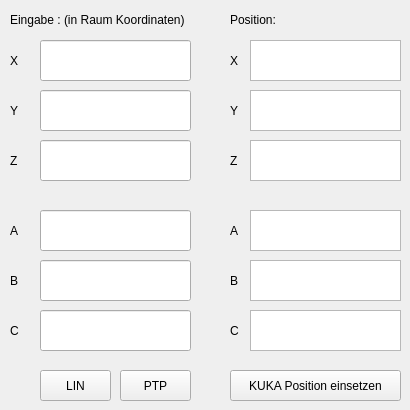
          <widget class="QWidget" name="tab_3">
           <attribute name="title">
            <string>Raum Koordinaten</string>
           </attribute>
           <widget class="QLabel" name="labelz">
            <property name="geometry">
             <rect>
              <x>10</x>
              <y>150</y>
              <width>21</width>
              <height>21</height>
             </rect>
            </property>
            <property name="text">
             <string>Z</string>
            </property>
           </widget>
           <widget class="QLabel" name="tabtitel">
            <property name="geometry">
             <rect>
              <x>10</x>
              <y>10</y>
              <width>221</width>
              <height>20</height>
             </rect>
            </property>
            <property name="text">
             <string>Eingabe : (in Raum Koordinaten)</string>
            </property>
           </widget>
           <widget class="QLabel" name="labela">
            <property name="geometry">
             <rect>
              <x>10</x>
              <y>220</y>
              <width>21</width>
              <height>21</height>
             </rect>
            </property>
            <property name="text">
             <string>A</string>
            </property>
           </widget>
           <widget class="QLabel" name="label_robot_received_from_2">
            <property name="geometry">
             <rect>
              <x>10</x>
              <y>50</y>
              <width>21</width>
              <height>21</height>
             </rect>
            </property>
            <property name="text">
             <string>X</string>
            </property>
           </widget>
           <widget class="QLineEdit" name="sendposa">
            <property name="geometry">
             <rect>
              <x>40</x>
              <y>210</y>
              <width>151</width>
              <height>41</height>
             </rect>
            </property>
           </widget>
           <widget class="QLabel" name="label_5">
            <property name="geometry">
             <rect>
              <x>10</x>
              <y>270</y>
              <width>21</width>
              <height>21</height>
             </rect>
            </property>
            <property name="text">
             <string>B</string>
            </property>
           </widget>
           <widget class="QLabel" name="labely">
            <property name="geometry">
             <rect>
              <x>10</x>
              <y>100</y>
              <width>21</width>
              <height>21</height>
             </rect>
            </property>
            <property name="text">
             <string>Y</string>
            </property>
           </widget>
           <widget class="QLabel" name="label_robot_send_to_3">
            <property name="geometry">
             <rect>
              <x>10</x>
              <y>320</y>
              <width>21</width>
              <height>21</height>
             </rect>
            </property>
            <property name="text">
             <string>C</string>
            </property>
           </widget>
           <widget class="QLabel" name="labelx">
            <property name="geometry">
             <rect>
              <x>10</x>
              <y>50</y>
              <width>31</width>
              <height>21</height>
             </rect>
            </property>
            <property name="text">
             <string/>
            </property>
           </widget>
           <widget class="QLabel" name="SpalteTitel">
            <property name="geometry">
             <rect>
              <x>230</x>
              <y>10</y>
              <width>63</width>
              <height>20</height>
             </rect>
            </property>
            <property name="text">
             <string>Position:</string>
            </property>
           </widget>
           <widget class="QLabel" name="labelz_3">
            <property name="geometry">
             <rect>
              <x>230</x>
              <y>150</y>
              <width>21</width>
              <height>21</height>
             </rect>
            </property>
            <property name="text">
             <string>Z</string>
            </property>
           </widget>
           <widget class="QLabel" name="label_robot_send_to_4">
            <property name="geometry">
             <rect>
              <x>230</x>
              <y>320</y>
              <width>21</width>
              <height>21</height>
             </rect>
            </property>
            <property name="text">
             <string>C</string>
            </property>
           </widget>
           <widget class="QLabel" name="labely_3">
            <property name="geometry">
             <rect>
              <x>230</x>
              <y>100</y>
              <width>21</width>
              <height>21</height>
             </rect>
            </property>
            <property name="text">
             <string>Y</string>
            </property>
           </widget>
           <widget class="QLabel" name="labelb2">
            <property name="geometry">
             <rect>
              <x>230</x>
              <y>270</y>
              <width>21</width>
              <height>21</height>
             </rect>
            </property>
            <property name="text">
             <string>B</string>
            </property>
           </widget>
           <widget class="QLabel" name="labela_3">
            <property name="geometry">
             <rect>
              <x>230</x>
              <y>220</y>
              <width>21</width>
              <height>21</height>
             </rect>
            </property>
            <property name="text">
             <string>A</string>
            </property>
           </widget>
           <widget class="QLabel" name="labelx_3">
            <property name="geometry">
             <rect>
              <x>230</x>
              <y>40</y>
              <width>41</width>
              <height>41</height>
             </rect>
            </property>
            <property name="text">
             <string>X</string>
            </property>
           </widget>
           <widget class="QPlainTextEdit" name="recieveposz_mitsu">
            <property name="enabled">
             <bool>true</bool>
            </property>
            <property name="geometry">
             <rect>
              <x>250</x>
              <y>140</y>
              <width>151</width>
              <height>41</height>
             </rect>
            </property>
            <property name="undoRedoEnabled">
             <bool>false</bool>
            </property>
            <property name="readOnly">
             <bool>true</bool>
            </property>
           </widget>
           <widget class="QPlainTextEdit" name="recieveposx_mitsu">
            <property name="enabled">
             <bool>true</bool>
            </property>
            <property name="geometry">
             <rect>
              <x>250</x>
              <y>40</y>
              <width>151</width>
              <height>41</height>
             </rect>
            </property>
            <property name="undoRedoEnabled">
             <bool>false</bool>
            </property>
            <property name="readOnly">
             <bool>true</bool>
            </property>
           </widget>
           <widget class="QPlainTextEdit" name="recieveposc_mitsu">
            <property name="enabled">
             <bool>true</bool>
            </property>
            <property name="geometry">
             <rect>
              <x>250</x>
              <y>310</y>
              <width>151</width>
              <height>41</height>
             </rect>
            </property>
            <property name="undoRedoEnabled">
             <bool>false</bool>
            </property>
            <property name="readOnly">
             <bool>true</bool>
            </property>
           </widget>
           <widget class="QPlainTextEdit" name="recieveposy_mitsu">
            <property name="enabled">
             <bool>true</bool>
            </property>
            <property name="geometry">
             <rect>
              <x>250</x>
              <y>90</y>
              <width>151</width>
              <height>41</height>
             </rect>
            </property>
            <property name="undoRedoEnabled">
             <bool>false</bool>
            </property>
            <property name="readOnly">
             <bool>true</bool>
            </property>
           </widget>
           <widget class="QPlainTextEdit" name="recieveposb_mitsu">
            <property name="enabled">
             <bool>true</bool>
            </property>
            <property name="geometry">
             <rect>
              <x>250</x>
              <y>260</y>
              <width>151</width>
              <height>41</height>
             </rect>
            </property>
            <property name="undoRedoEnabled">
             <bool>false</bool>
            </property>
            <property name="readOnly">
             <bool>true</bool>
            </property>
           </widget>
           <widget class="QLineEdit" name="sendposb">
            <property name="geometry">
             <rect>
              <x>40</x>
              <y>260</y>
              <width>151</width>
              <height>41</height>
             </rect>
            </property>
           </widget>
           <widget class="QLineEdit" name="sendposc">
            <property name="geometry">
             <rect>
              <x>40</x>
              <y>310</y>
              <width>151</width>
              <height>41</height>
             </rect>
            </property>
           </widget>
           <widget class="QLineEdit" name="sendposz">
            <property name="geometry">
             <rect>
              <x>40</x>
              <y>140</y>
              <width>151</width>
              <height>41</height>
             </rect>
            </property>
           </widget>
           <widget class="QLineEdit" name="sendposy">
            <property name="geometry">
             <rect>
              <x>40</x>
              <y>90</y>
              <width>151</width>
              <height>41</height>
             </rect>
            </property>
           </widget>
           <widget class="QLineEdit" name="sendposx">
            <property name="geometry">
             <rect>
              <x>40</x>
              <y>40</y>
              <width>151</width>
              <height>41</height>
             </rect>
            </property>
           </widget>
           <widget class="QPlainTextEdit" name="recieveposa_mitsu">
            <property name="enabled">
             <bool>true</bool>
            </property>
            <property name="geometry">
             <rect>
              <x>250</x>
              <y>210</y>
              <width>151</width>
              <height>41</height>
             </rect>
            </property>
            <property name="undoRedoEnabled">
             <bool>false</bool>
            </property>
            <property name="readOnly">
             <bool>true</bool>
            </property>
           </widget>
           <widget class="QPushButton" name="buttonMitsuRaumLIN">
            <property name="geometry">
             <rect>
              <x>40</x>
              <y>370</y>
              <width>71</width>
              <height>31</height>
             </rect>
            </property>
            <property name="text">
             <string>LIN</string>
            </property>
           </widget>
           <widget class="QPushButton" name="buttonMitsuRaumPTP">
            <property name="geometry">
             <rect>
              <x>120</x>
              <y>370</y>
              <width>71</width>
              <height>31</height>
             </rect>
            </property>
            <property name="text">
             <string>PTP</string>
            </property>
           </widget>
           <widget class="QPushButton" name="buttonGetKukaRaum">
            <property name="geometry">
             <rect>
              <x>230</x>
              <y>370</y>
              <width>171</width>
              <height>31</height>
             </rect>
            </property>
            <property name="text">
             <string>KUKA Position einsetzen</string>
            </property>
           </widget>
          </widget>
